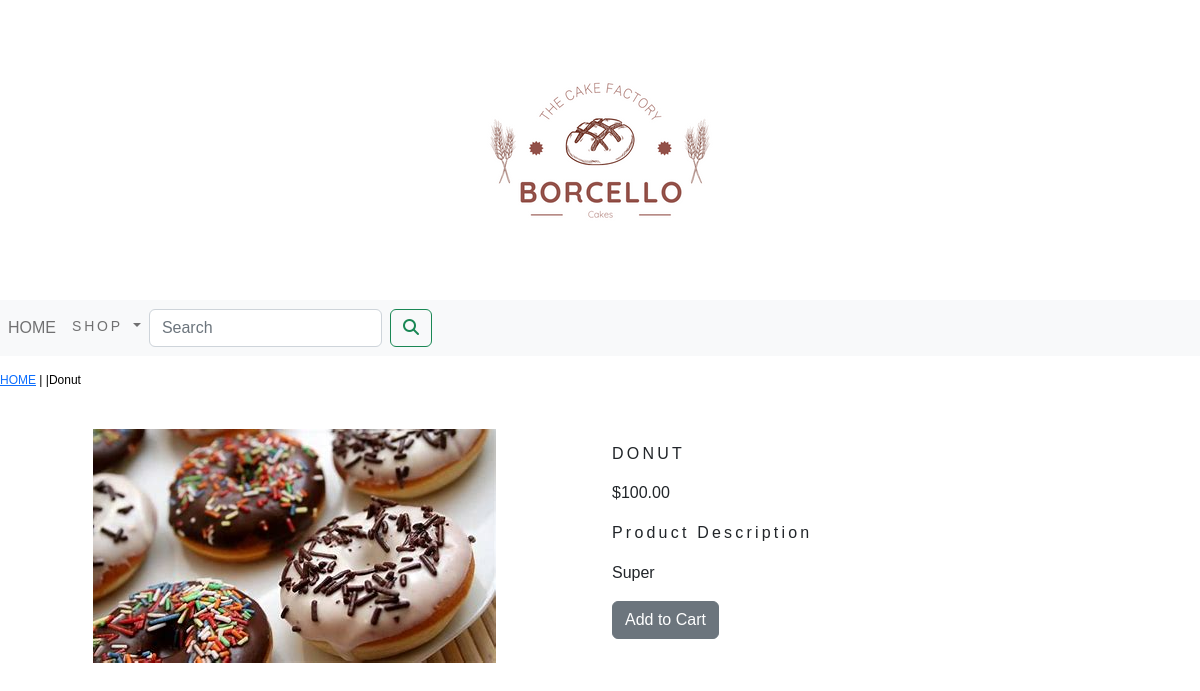
Screenshot of /shop/dessert/donut/ with the database file from the repository.
### shop/models.py (models this page shows, shortened)
class Product(models.Model):
    name=models.CharField(max_length=250,unique=True)
    slug=models.SlugField(max_length=250,unique=True)
    description=models.TextField(blank=True)
    price=models.DecimalField(max_digits=10,decimal_places=2)
    category=models.ForeignKey(Category,on_delete=models.CASCADE)
    image=models.ImageField(upload_to='product',  blank=True)
    stock=models.IntegerField()
    available=models.BooleanField(default=True)
    created=models.DateTimeField(auto_now_add=True)
    updated=models.DateTimeField(auto_now=True)
    class Meta:
        ordering = ('name',)
        verbose_name = 'product'
        verbose_name_plural = 'products'

### shop/views.py (the view)
# urls.py: path('<slug:c_slug>/<slug:product_slug>/',views.proDetail,name='proCatDetail'),
def proDetail(request,c_slug,product_slug):
    try:
        product=Product.objects.get(category__slug=c_slug,slug=product_slug)
    except Exception as e:
        raise e
    return render(request,'product.html',{'product':product})

### cart/context_processors.py (called while the page is built)
def counter(request):
    item_count=0
    if 'admin' in request.path:
        return {}
    else:
        try:
            cart=Cart.objects.filter(cart_id=_cart_id(request))
            cart_items=CartItem.objects.all().filter(cart=cart[:1])
            for cart_item in cart_items:
                item_count += cart_item.quantity
        except Cart.DeosNotExist:
            item_count =0
    return  dict(item_count=item_count)

### cart/views.py (called while the page is built)
def _cart_id(request):
    cart=request.session.session_key
    if not cart:
        cart=request.session.create()
    return cart

### shop/context_processors.py (called while the page is built)
def menu_links(request):
    links=Category.objects.all()
    return dict(links=links)

### shop/models.py (called while the page is built)
    def get_url(self):
        return reverse('shop:products_by_category',args=[self.slug])

### TEMPLATES/product.html (shortened to what this page needs)
{% extends 'base.html' %}
{% load static %}
{% block body %}
<div class="row my_prod_row_class">
    <div class="mx_auto">
        <p> <a href="{% url 'shop:allProdCat' %}">HOME</a> | <a href="{{product.category.get_url}}">{{product.categor}}</a>|{{product.name}}</p>
    </div>
 <div class="container">
 <br>
    <div class="row">
    <div class="col-12 col-sm-12 col-md-12 col-lg-6 text-center">
        <div style="min-width:18rem">
            <img src="{{product.image.url}}" alt="{{product.name}}">
        </div>
    </div>
        <div class="col-12 col-sm-12 col-md-12 col-lg-6">
            <div>
            <h1 class="my_prod_title">{{product.name}}</h1>
            <p>${{product.price}}</p>
            <p class="my_title"> Product Description </p>
            <p class="text-justify my_prod_text">{{product.description}}</p>
            {% if product.stock <= 0 %}
            <p class="text-justify my_prod_text"><b> Out of stock</b></p>
             {% else %}
            <a class="btn btn-secondary" href="{% url 'cart:add_cart' product.id %}">Add to Cart</a>
            {% endif %}
        </div>
            </div>
   </div>
 </div>
</div>
{% endblock %}

### static/css/custom.css (style rules this page uses)
body { font-family: 'Poppins', sans-serif; }
.my_title { font-size:16px; text_transform:uppercase; letter-spacing:.2em }
.my_prod_row_class { padding-top:15px; padding-bottom:20px }
.my_prod_row_class .mx_auto { color:#000; font-size:12px; text-decortion:name; }
.my_prod_title { font-size:16px; text-transform:uppercase; letter-spacing:.2em; padding-top:15px; padding-bottom:10px }
.my_prod_text { padding-right:20px }

### rows the page displays
Product: name "Donut", image (picture), name "DONUT", price "100.00", description "Super"
